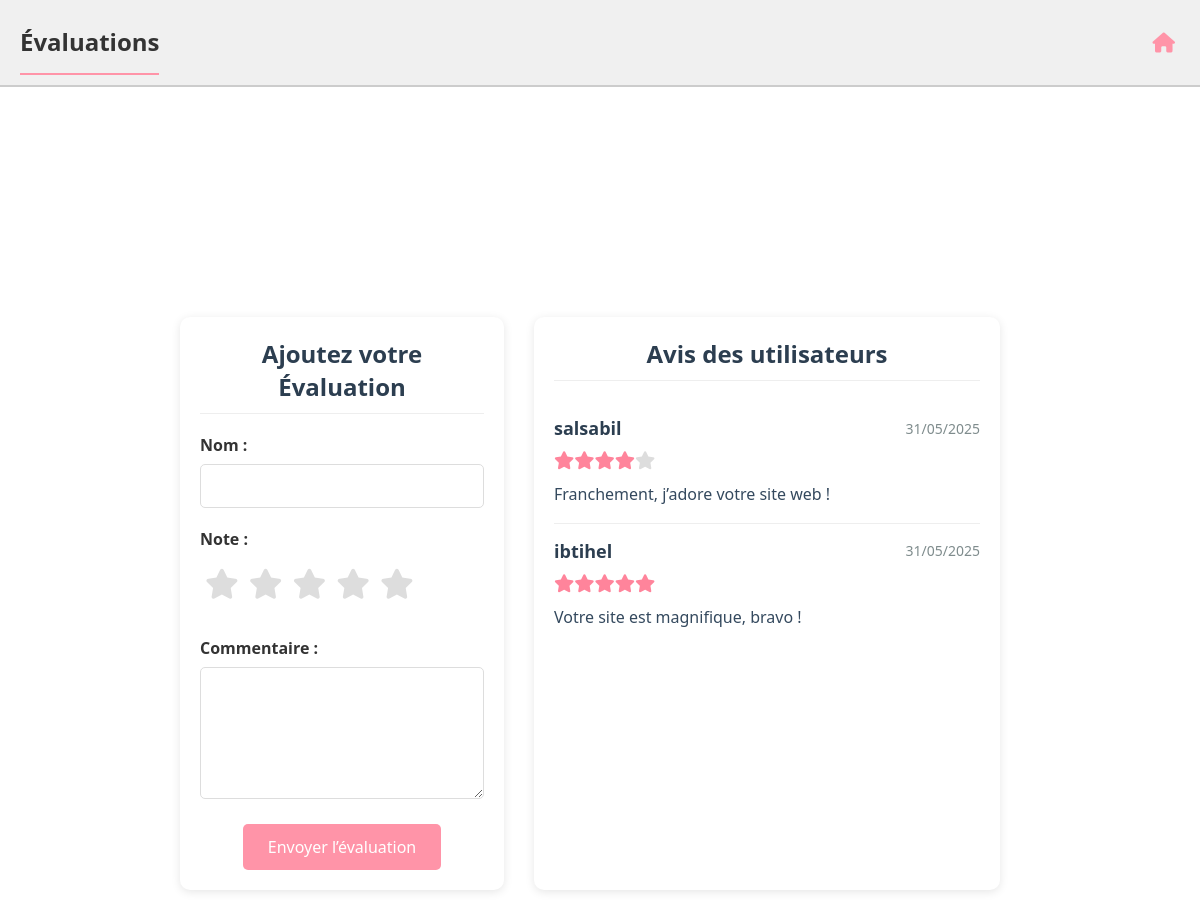
The app's page /index2.php with its own data.
### tables this page shows
CREATE TABLE `reviews` (
  `id` int(11) NOT NULL DEFAULT 0,
  `username` varchar(100) NOT NULL,
  `rating` int(1) NOT NULL,
  `comment` text NOT NULL,
  `created_at` timestamp NOT NULL DEFAULT current_timestamp()
);

### reviews.php (the view, shortened to what this page needs)
<?php
require_once 'database.php';
$sql = "SELECT * FROM reviews ORDER BY created_at DESC";
$result = $conn->query($sql);
if ($result->num_rows > 0) {
    while($row = $result->fetch_assoc()) {
        echo '<div class="review-item">';
        echo '<div class="review-header">';
        echo '<h3>' . htmlspecialchars($row["username"]) . '</h3>';
        echo '<div class="review-date">' . date('d/m/Y', strtotime($row["created_at"])) . '</div>';
        echo '</div>';
        echo '<div class="rating-display">';
        for ($i = 1; $i <= 5; $i++) {
            if ($i <= $row["rating"]) {
                echo '<i class="fas fa-star filled"></i>';
            } else {
                echo '<i class="fas fa-star"></i>';
            }
        }
        echo '</div>';
        echo '<div class="review-comment">';
        echo '<p>' . nl2br(htmlspecialchars($row["comment"])) . '</p>';
        echo '</div>';
        echo '</div>';
    }
} else {
    echo '<p class="no-reviews">Pas encore de commentaires — ajoutez le vôtre !</p>';
}
?>

### css/style.css (style rules this page uses)
* { margin: 0; padding: 0; box-sizing: border-box; font-family: 'Segoe UI', Tahoma, Geneva, Verdana, sans-serif; }
body { background-color: transparent; direction: rtl; }
.review-item { border-bottom: 1px solid #eee; padding: 15px 0; }
.review-item:last-child { border-bottom: none; }
.review-header { display: flex; justify-content: space-between; align-items: center; margin-bottom: 10px; }
.review-header h3 { color: #2c3e50; font-size: 18px; }
.review-date { color: #7f8c8d; font-size: 14px; }
.rating-display { margin-bottom: 10px; }
.rating-display .fas.fa-star { color: #ddd; font-size: 18px; }
.rating-display .fas.fa-star.filled { color: #ff849b; }
.review-comment p { line-height: 1.6; color: #34495e; }

### records on screen
reviews: username "salsabil", created_at "31/05/2025", rating 4 (drawn), comment "Franchement, j’adore votre site web !"
reviews: username "ibtihel", created_at "31/05/2025", rating 5 (drawn), comment "Votre site est magnifique, bravo !"
